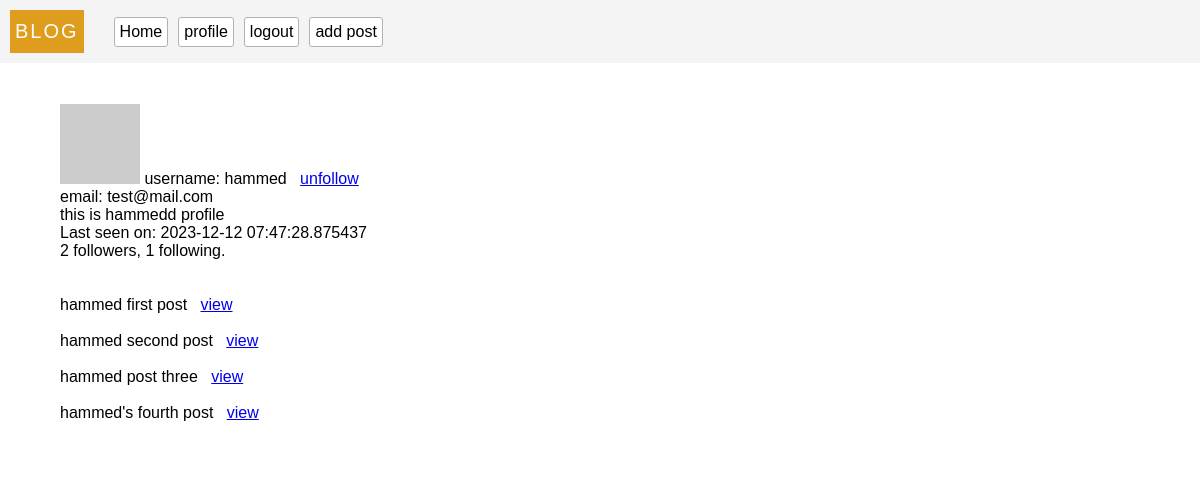
Screenshot of /user/1 (signed in) with the database file from the repository.
### models.py (models this page shows, shortened)
class User(db.Model, UserMixin):
  __tablename__ = 'users'
  id = db.Column(db.Integer, primary_key = True)
  username = db.Column(db.String(100), unique = True, index = True)
  email = db.Column(db.String(100), index = True, unique = True)
  password = db.Column(db.String(200))
  last_seen = db.Column(db.DateTime, default=datetime.utcnow, index = True)
  about_me = db.Column(db.String, nullable=True)
  posts = db.relationship(
    'Post',
    backref = 'author',
    lazy = 'dynamic'
  )
  followed = db.relationship(
    'User',
    secondary = followers,
    primaryjoin = (followers.c.follower_id == id),
    secondaryjoin = (followers.c.followed_id == id),
    backref = db.backref('followers', lazy='dynamic'),
    lazy = 'dynamic'
  )
  follower = db.relationship(
    'User',
    secondary = followers,
    primaryjoin = (followers.c.followed_id == id),
    secondaryjoin = (followers.c.follower_id == id),
    backref = db.backref('followed_user', lazy='dynamic'),
    lazy = 'dynamic'
  )
  def avatar(self, size='80'):
    digest = md5(str(self.email).lower().encode('utf-8')).hexdigest()
    return f'https://gravatar.com/avatar/{digest}?d=identicon&s={size}'
  def update_last_seen(self):
    self.last_seen = datetime.utcnow()
    db.session.commit()
  def is_following(self, user):
    return self.followed.filter(followers.c.followed_id == user.id).count() > 0
  @login.user_loader
  def get_user(id):
    return User.query.get(int(id))

class Post(db.Model):
  __tablename__ = 'posts'
  id = db.Column(db.Integer, primary_key = True)
  body = db.Column(db.String(300) ,nullable = False)
  title = db.Column(db.String(20), nullable = False)
  timestamp = db.Column(db.DateTime, default=datetime.utcnow, index = True)
  user_id = db.Column(db.Integer, db.ForeignKey('users.id'))

### server.py (the view)
@app.route('/user/<id>')
@login_required
def user_profile(id):
  user = User.query.get(id)
  if user == None:
    flash('this user profile cannot be found , profile probably deleted or suspended !', 'error')
    return redirect(url_for('index'))
  return render_template('user.html', user=user, posts = user.posts)

### server.py (called while the page is built)
@app.before_request
def validate():
  if current_user.is_authenticated:
    current_user.update_last_seen()

### templates/user.html (shortened to what this page needs)
{% extends 'base.html' %}
{% block content %}
<section>
  <img src="{{user.avatar(100)}}" alt="photo">
  <span>username:  {{user.username}}</span>
  <span> &nbsp;</span>
    {% if current_user.id != user.id %}
      {% if current_user.is_following(user) %}
        <a href="/follow/{{user.id}}"> unfollow </a>
      {% else %}
        <a href="/follow/{{user.id}}"> follow </a>
      {% endif %}
    {% endif %}
  <br>
  <sapn>email: {{user.email}}</sapn>
  {% if user.about_me %}<p>{{ user.about_me }}</p>{% endif %}
  {% if user.last_seen %}<p>Last seen on: {{ user.last_seen }}</p>{% endif %}
  <p>{{ user.follower.count() }} followers, {{ user.followed.count() }} following.</p>
</section>
<section>
  <br> <br>
  {% for post in posts %}
      <p>
        {{post.title}}
        <a href="/post/{{post.id}}">view</a>
      </p>
      <br>
    {% endfor %}
</section>
{% endblock %}

### static/styles/base.css (style rules this page uses)
* { padding:0px; margin: 0px; box-sizing: border-box; }
body { font-family: 'Lucida Sans', 'Lucida Sans Regular', 'Lucida Grande', 'Lucida Sans Unicode', Geneva, Verdana, sans-serif; }

### rows the page displays
User: username "hammed", email "test@mail.com", about_me "this is hammedd profile", last_seen "2023-12-12 07:47:28.875437"
Post: title "hammed first post"
Post: title "hammed second post"
Post: title "hammed post three"
Post: title "hammed's fourth post"

### other values shown
{{ user.follower.count() }} "2"
{{ user.followed.count() }} "1"
